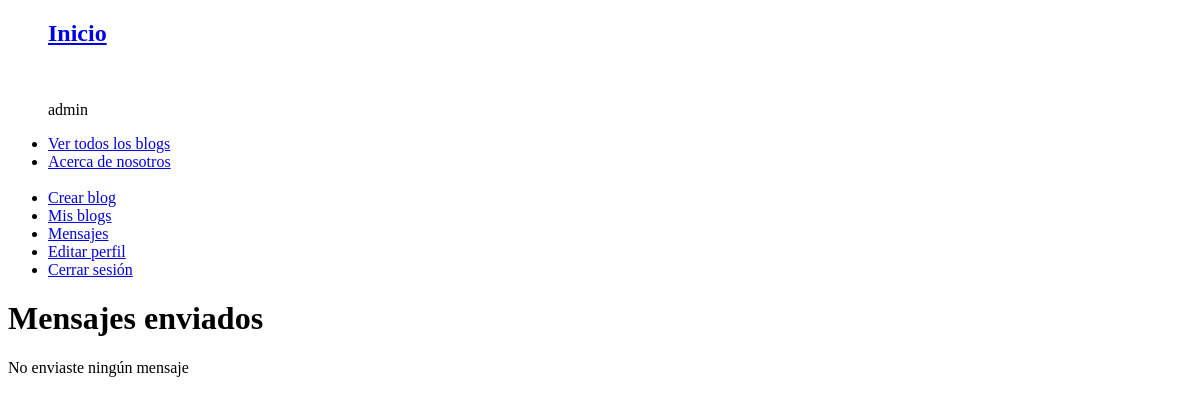
The page /mensajes_enviados/ (signed in) on the database as committed earlier.
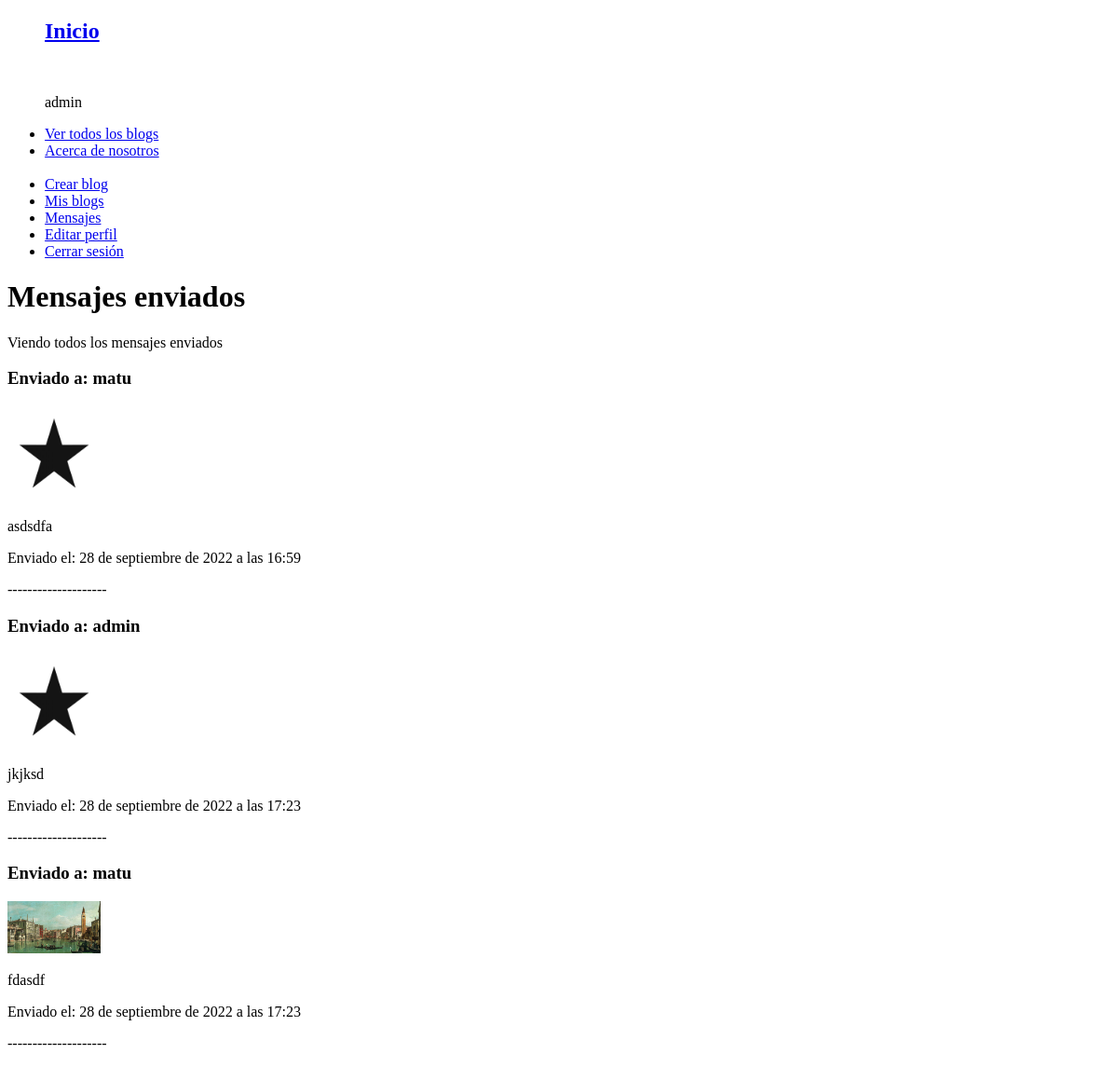
The same page on the database as committed later.
### AppMensajes/models.py (models this page shows)
class Mensaje(models.Model):
    cuerpo = models.CharField(max_length = 3000)
    imagen = models.ImageField(null=True, blank=True, upload_to="images/")
    emisor = models.ForeignKey(User, on_delete = models.CASCADE)
    receptor = models.CharField(max_length = 3000)
    fecha_envio = models.DateTimeField(null=True, auto_now_add=False, auto_now=False, blank=True)

### AppMensajes/views.py (the view)
# urls.py: path('mensajes_enviados/', mensajes_enviados, name = 'mensajes_enviados'),
@login_required
def mensajes_enviados(request):
        mensajes = Mensaje.objects.filter(emisor = request.user)
        if (len(mensajes) != 0):
            return render(request, "mensajes_enviados.html", {"aviso": "Viendo todos los mensajes enviados", "mensajes": mensajes})
        else:
            return render(request, "mensajes_enviados.html", {"aviso": "No enviaste ningún mensaje"})

### templates/mensajes_enviados.html (shortened to what this page needs)
{% extends "padre.html" %}
{% block body %}
    <h1>Mensajes enviados</h1>
    <p>{{ aviso }}</p>
    {% for mensaje in mensajes %}
    <h3>Enviado a: {{ mensaje.receptor }}</h3>
    <img src="{{ mensaje.imagen.url }}" width="100"></img>
    <p>{{ mensaje.cuerpo }}</p>
    <p>Enviado el: {{ mensaje.fecha_envio }}</p>
    <p>--------------------</p>
    {% endfor %}
{% endblock %}

Rows that differ between the two databases and show on the page:
added Mensaje: receptor "matu", imagen (picture), cuerpo "asdsdfa", fecha_envio "28 de septiembre de 2022 a las 16:59"
added Mensaje: receptor "admin", imagen (picture), cuerpo "jkjksd", fecha_envio "28 de septiembre de 2022 a las 17:23"
added Mensaje: receptor "matu", imagen (picture), cuerpo "fdasdf", fecha_envio "28 de septiembre de 2022 a las 17:23"
Other text that changed with them:
{{ aviso }}: "No enviaste ningún mensaje" → "Viendo todos los mensajes enviados"
